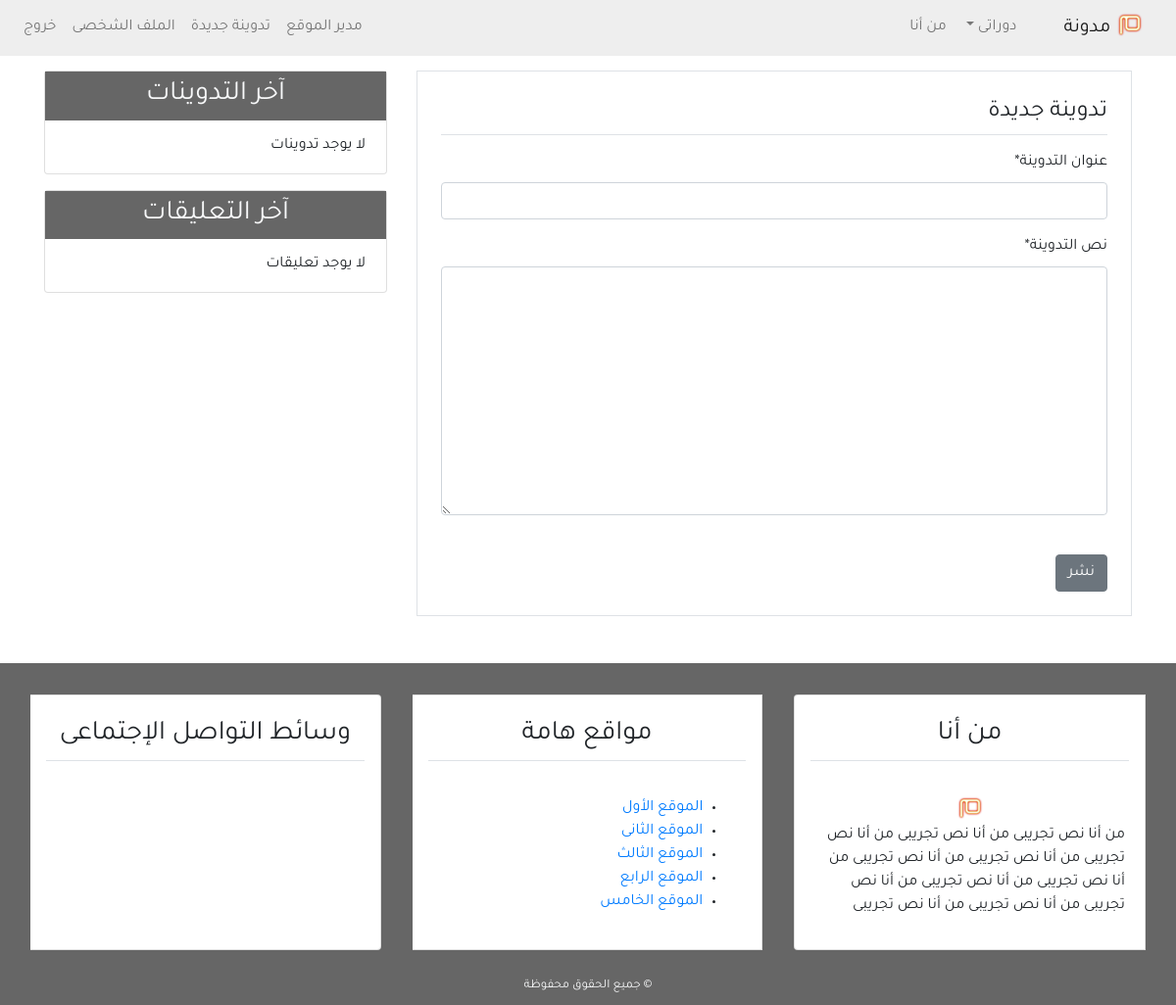
Page /new_post/ (signed in) on the earlier database version.
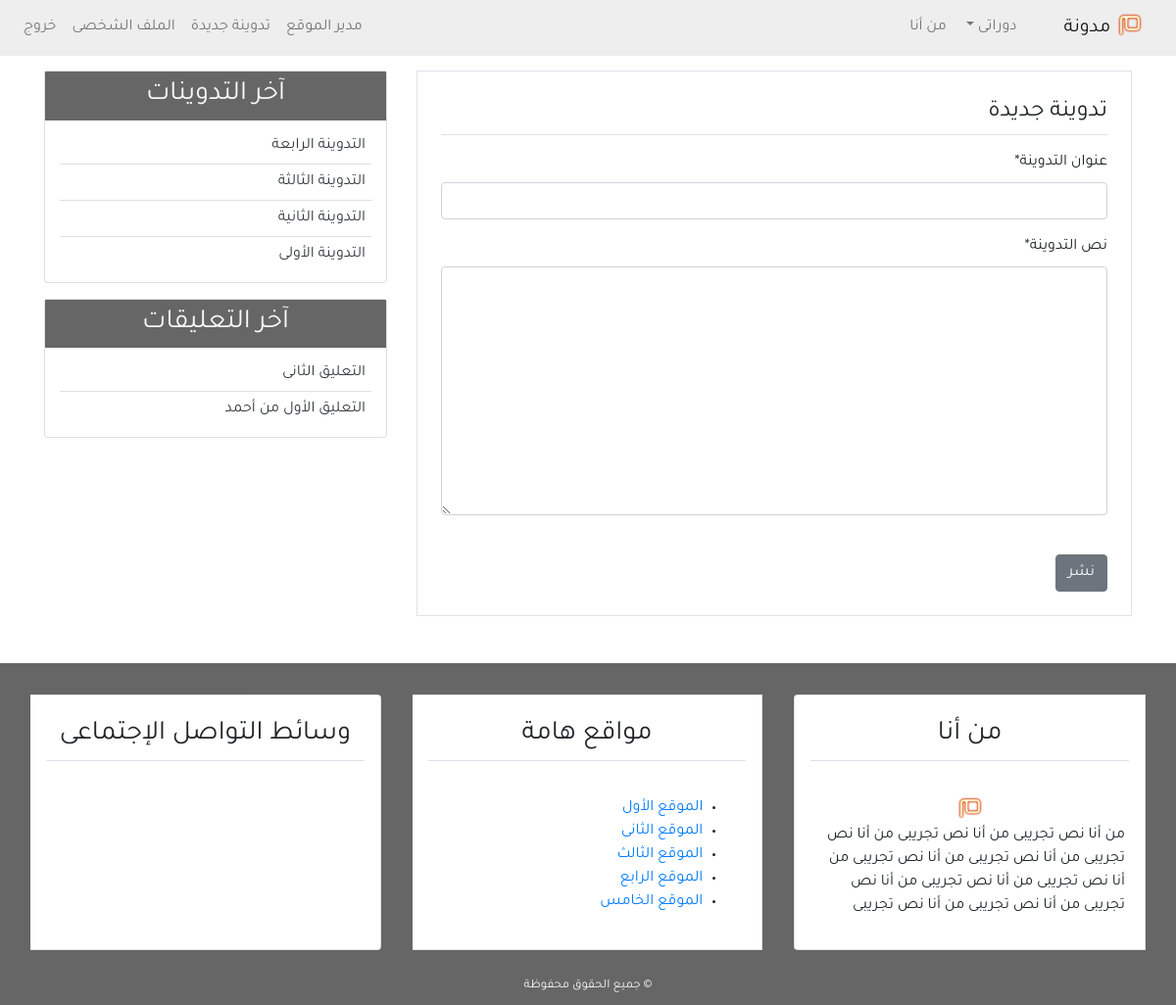
Same page on the later database version.
### blog/models.py (models this page shows, shortened)
class Post(models.Model):
    title = models.CharField(max_length=100)
    content = models.TextField()
    post_date = models.DateTimeField(default=timezone.now)
    post_update = models.DateTimeField(auto_now=True)
    author = models.ForeignKey(User, on_delete=models.CASCADE)
    class Meta:
        ordering = ('-post_date', )

class Comment(models.Model):
    name = models.CharField(max_length=50, verbose_name='الاسم')
    email = models.EmailField(verbose_name='البريد الإلكتروني')
    body = models.TextField(verbose_name='التعليق')
    comment_date = models.DateTimeField(auto_now_add=True)
    active = models.BooleanField(default=False)
    post = models.ForeignKey(
        Post, on_delete=models.CASCADE, related_name='comments')
    class Meta:
        ordering = ('-comment_date',)

### blog/views.py (the view, shortened to what this page needs)
# urls.py: path('new_post/', PostCreateView.as_view(), name='post_new'),
class PostCreateView(LoginRequiredMixin, CreateView):
    model = Post
    template_name = 'blog/post_new.html'
    form_class = PostCreateForm

### blog/forms.py
class PostCreateForm(forms.ModelForm):
    title = forms.CharField(label='عنوان التدوينة')
    content = forms.CharField(label='نص التدوينة', widget=forms.Textarea)
    class Meta:
        model = Post
        fields = ['title', 'content']

### blog/templatetags/post_tag.py (called while the page is built)
@register.inclusion_tag('blog/latest_posts.html')
def latest_posts():
    context = {
        'l_posts': Post.objects.all()[0:5],
    }
    return context

@register.inclusion_tag('blog/latest_comments.html')
def latest_comments():
    context = {
        'l_comments': Comment.objects.filter(active=True)[:5],
    }
    return context

### blog/templates/blog/post_new.html (shortened to what this page needs)
{% extends 'blog/base.html' %}
{% block content %}
{% load crispy_forms_tags %}
<div class="border p-4 mb-5">
    <legend class="border-bottom pb-1 mb-3">تدوينة جديدة</legend>
    <form method="POST">
        {{form|crispy}}
        <input class="btn btn-secondary mt-4" type="submit" value="نشر">
    </form>
</div>
{% endblock content %}

### blog/templates/blog/latest_posts.html
<ul class="list-group-flush latest-post">
    {% for post in l_posts %}
    <li class="list-group-item latest-post-item">
        <a class="text-dark" href="{% url 'detail' post.id %}">{{post.title}}</a>
    </li>
    {% empty %}
    <li class="list-group-item latest-post-item">لا يوجد تدوينات</li>
    {% endfor %}
</ul>

### blog/templates/blog/latest_comments.html
<ul class="list-group-flush latest-comment">
    {% for comment in l_comments %}
    <li class="list-group-item latest-comment-item">
        <a class="text-dark" href="{% url 'detail' comment.post.id %}">
            {% if comment.body|length > 40 %}
            {{comment.body|slice:'45'}} ..
            {% else %}
            {{comment.body}}
            {% endif %}
        </a>
    </li>
    {% empty %}
    <li class="list-group-item latest-comment-item">لا يوجد تعليقات</li>
    {% endfor %}
</ul>

Differences in the rows shown:
added Post: title "التدوينة الرابعة"
added Post: title "التدوينة الثالثة"
added Post: title "التدوينة الثانية"
added Post: title "التدوينة الأولى"
added Comment: body "التعليق الثانى"
added Comment: body "التعليق الأول من أحمد"
Other differences:
text no longer shown: "لا يوجد تدوينات لا يوجد تعليقات"
